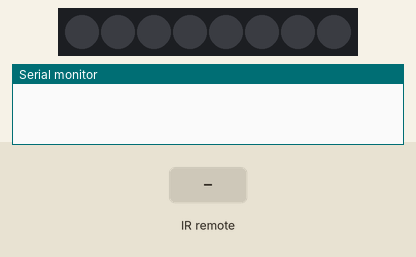
Recording of a sketch running on a simulated ESP8266 (NodeMCU). Parts: 8 RGB LEDs in strip order, left to right, the last lines printed to the serial monitor. The test bench sets the inputs (shaded band). Dim RGB values are drawn brighter than linear.

Above: at 3.2 s.
3.3 s: infrared code 0xFF30CF received
At 3.6 s:
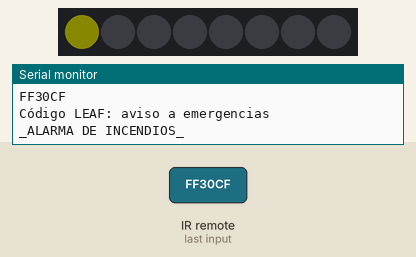
At 4.2 s:
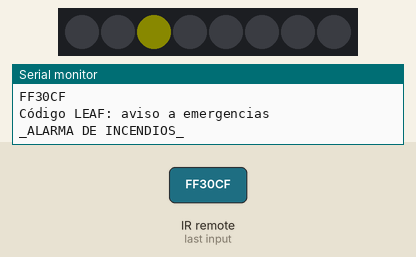
Timing chart, 0 to 9.4 s (numbered marks = the images above; inputs shaded):
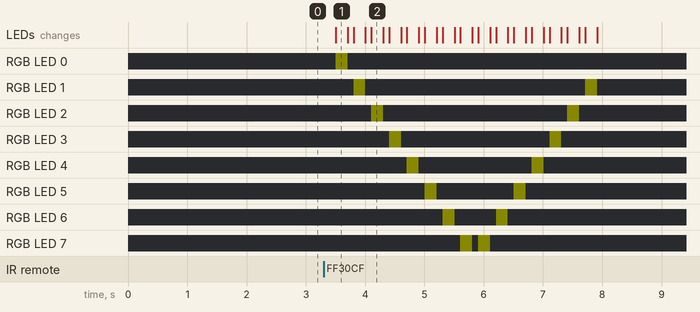

The sketch:

SensorDeInfrarrojos_v1.ino
```cpp
#include <Arduino.h>
#include <IRremoteESP8266.h>
#include <IRrecv.h>
#include <IRutils.h>
//#include "Freenove_WS2812_Lib_for_ESP32.h"
#include <Freenove_WS2812_Lib_for_ESP32.h>

#define LEDS_COUNT  8
#define LEDS_PIN	  2         // RGB8 pin
#define CHANNEL		  0

const uint16_t recvPin = 15;  // Infrared receiving pin
IRrecv irrecv(recvPin);       // Create a class object used to receive class
decode_results results;       // Create a decoding results class object

Freenove_ESP32_WS2812 strip = Freenove_ESP32_WS2812(LEDS_COUNT, LEDS_PIN, CHANNEL, TYPE_GRB);
int m_color[5][3] = { {255, 0, 0}, {255, 255, 0}, {0, 0, 255}, {255, 255, 255}, {0, 0, 0} };
int delayval = 100;

void inicioRGB(int j = 4){
  //Inicio del led en un solo color
  for (int i = 0; i < LEDS_COUNT; i++){
    strip.setLedColorData(i, m_color[j][1], m_color[j][1], m_color[j][2]);// Set color data.
		strip.show();
  }
}

void inicioRGB_AL(int j, int ROT = 1){
  //Inicio del led en un solo color
  do{
    for (int i = 0; i < LEDS_COUNT; i++){
      strip.setLedColorData(i, m_color[j][1], m_color[j][1], m_color[j][2]);// Set color data.
      strip.show();
      delay(delayval*2);
      strip.setLedColorData(i, m_color[4][1], m_color[4][1], m_color[4][2]);// Set color data.
      strip.show();
      delay(delayval);
    }

    for (int i = LEDS_COUNT-1; i > 0; i--){
      strip.setLedColorData(i, m_color[j][1], m_color[j][1], m_color[j][2]);// Set color data.
      strip.show();
      delay(delayval*2);
      strip.setLedColorData(i, m_color[4][1], m_color[4][1], m_color[4][2]);// Set color data.
      strip.show();
      delay(delayval);
    }

    ROT--;
  }while(ROT > 1);
}


void controller(unsigned long value){
  switch (value) {
    case 0xFF6897: // Receive the number '0'
    //case 1: MODE NORMAL --> blue = 2, white = 4
    inicioRGB(2);
    break;

    case 0xFF30CF: // Receive the number '1'
    //case 1: alarma de incendios
    Serial.print("Código LEAF: aviso a emergencias \n_ALARMA DE INCENDIOS_\n");
    inicioRGB();
    inicioRGB_AL(1, 2); //yellow = 1, rotation = 2
    break;

    case 0xFF18E7: // Receive the number '2'
    //case 2: seguridad comprometida
    Serial.print("Código ROJO: aviso a seguridad \n_SEGURIDAD COMPROMETIDA_\n");
    inicioRGB();
    inicioRGB_AL(0); //rojo = 0
    break;

    case 0xFF7A85: // Receive the number '3'
    //case 3
    Serial.print("Estás en el case 3!\n");
    break;
  }
  delay(500);
}


void setup() {
  Serial.begin(115200);       // Initialize the serial port and set the baud rate to 115200
  irrecv.enableIRIn();        // Start the receiver
  strip.begin();
	strip.setBrightness(10);
  delay(2000);
  // Serial.print("IRrecvDemo is now running and waiting for IR message on Pin ");
  // Serial.println(recvPin);   //print the infrared receiving pin
}

void loop() {
  if (irrecv.decode(&results)) {          // Waiting for decoding
    serialPrintUint64(results.value, HEX);// Print out the decoded results
    Serial.println("");
    controller(results.value);
    irrecv.resume();                      // Release the IRremote. Receive the next value
  }
  delay(500);
}
```

Measured:
- after the input at 3.3 s, RGB LED 0: off → RGB(10, 10, 0) after 0.20 s, → off 0.20 s later; RGB LED 1: alternates RGB(10, 10, 0) for 0.20 s and off for 3.7 s, starting after 0.50 s
